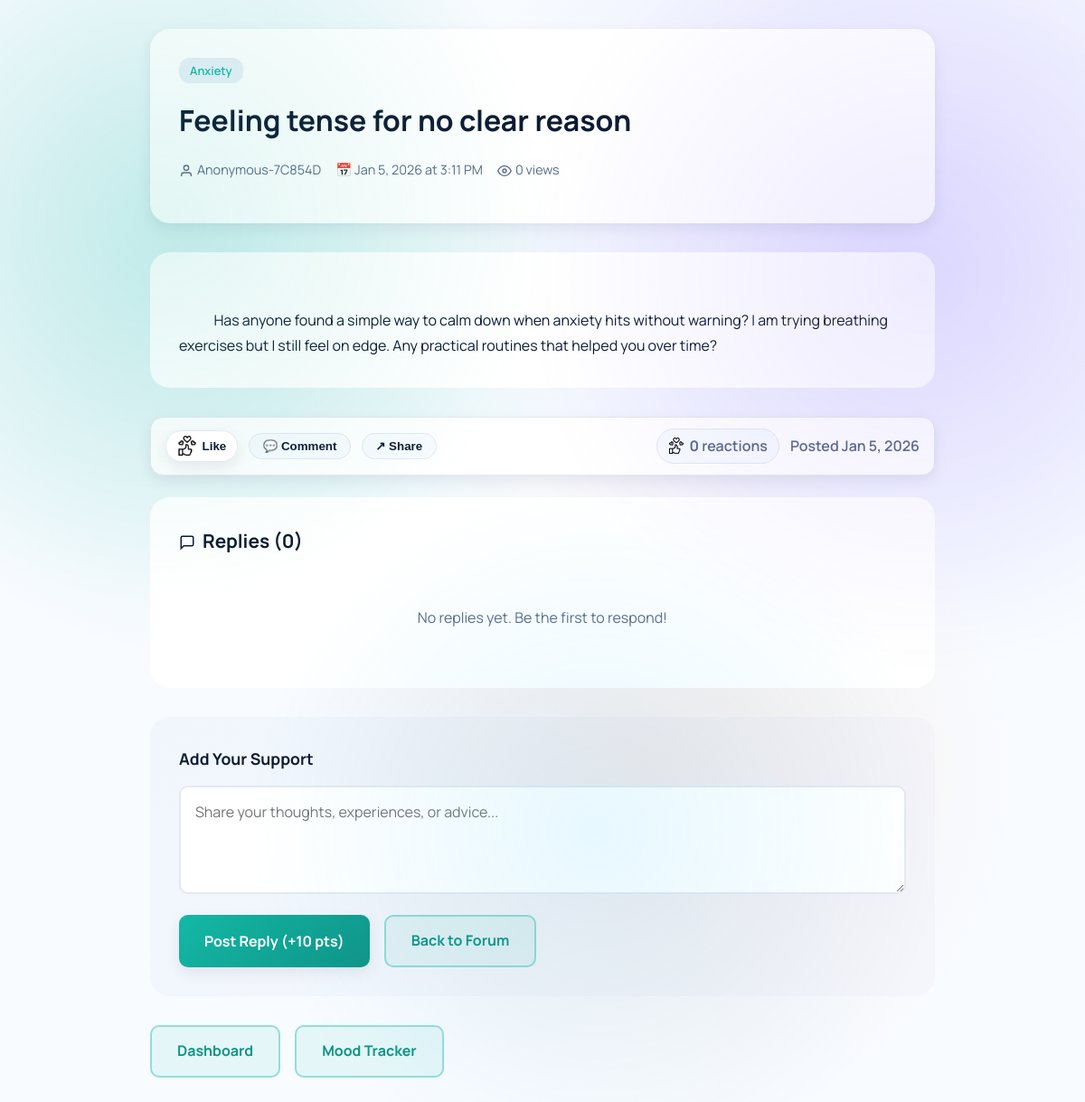
The app's page /dashboard/forum_view.php?post_id=1 (signed in) with its own data.
### tables this page shows
CREATE TABLE forum_posts (
    post_id INT AUTO_INCREMENT PRIMARY KEY,
    user_id INT NOT NULL,
    category VARCHAR(100) NOT NULL,
    title VARCHAR(255) NOT NULL,
    content LONGTEXT NOT NULL,
    is_encrypted BOOLEAN DEFAULT TRUE,
    view_count INT DEFAULT 0,
    reply_count INT DEFAULT 0,
    is_pinned BOOLEAN DEFAULT FALSE,
    is_locked BOOLEAN DEFAULT FALSE,
    status ENUM('published', 'draft', 'deleted', 'flagged') DEFAULT 'published',
    created_at TIMESTAMP DEFAULT CURRENT_TIMESTAMP,
    updated_at TIMESTAMP DEFAULT CURRENT_TIMESTAMP ON UPDATE CURRENT_TIMESTAMP,
    FOREIGN KEY (user_id) REFERENCES users(user_id) ON DELETE CASCADE,
    INDEX idx_category (category),
    INDEX idx_status (status),
    INDEX idx_created_at (created_at),
    INDEX idx_user_posts (user_id, created_at)
);

CREATE TABLE users (
    user_id INT AUTO_INCREMENT PRIMARY KEY,
    username VARCHAR(50) UNIQUE NOT NULL,
    email VARCHAR(100) UNIQUE NOT NULL,
    password_hash VARCHAR(255) NOT NULL,
    full_name VARCHAR(100) NULL,
    phone VARCHAR(30) NULL,
    user_type ENUM('patient', 'professional', 'volunteer', 'supporter', 'community_healer') NOT NULL,
    is_anonymous BOOLEAN DEFAULT TRUE,
    is_verified BOOLEAN DEFAULT FALSE,
    is_active BOOLEAN DEFAULT TRUE,
    profile_picture VARCHAR(255) NULL,
    bio TEXT NULL,
    date_of_birth DATE NULL,
    gender ENUM('male', 'female', 'non_binary', 'prefer_not_to_say', 'other') NULL,
    country VARCHAR(100) NULL,
    timezone VARCHAR(50) DEFAULT 'UTC',
    created_at TIMESTAMP DEFAULT CURRENT_TIMESTAMP,
    last_login TIMESTAMP NULL,
    email_verified_at TIMESTAMP NULL,
    verification_token VARCHAR(100) NULL,
    reset_token VARCHAR(100) NULL,
    reset_token_expiry TIMESTAMP NULL,
    INDEX idx_username (username),
    INDEX idx_email (email),
    INDEX idx_user_type (user_type),
    INDEX idx_is_active (is_active)
);

### config/config.php (called while the page is built, shortened)
<?php
function get_anonymous_display_name($user_id) {
    $user_id = (int)$user_id;
    $salt = defined('SITE_URL') ? SITE_URL : 'SafeSpace';
    $hash = hash('sha256', $salt . '|anon|' . $user_id);
    $tag = strtoupper(substr($hash, 0, 6));
    return 'Anonymous-' . $tag;
}
?>

### dashboard/forum_view.php (the view, shortened to what this page needs)
<?php
require_once '../config/config.php';
$db = Database::getInstance();
$conn = $db->getConnection();
$post_id = (int)($_GET['post_id'] ?? 0);
$post_stmt = $conn->prepare("
    SELECT fp.post_id, fp.title, fp.category, fp.content, fp.created_at,
           fp.view_count, fp.user_id, u.username, u.is_anonymous
    FROM forum_posts fp
    JOIN users u ON fp.user_id = u.user_id
    WHERE fp.post_id = ? AND fp.status = 'published'
");
$post_stmt->bind_param("i", $post_id);
$post_stmt->execute();
$post_result = $post_stmt->get_result();
$post = $post_result->fetch_assoc();
$replies = [];
$reaction_types = ['like', 'celebrate', 'support', 'love', 'insightful', 'curious'];
$reaction_assets = [
    'like' => '../images/reactions/like.png',
    'celebrate' => '../images/reactions/Linkedin-Celebrate-Icon-ClappingHands500.png',
    'support' => '../images/reactions/Linkedin-Support-Icon-HeartinHand500.png',
    'love' => '../images/reactions/Linkedin-Love-Icon-Heart500.png',
    'insightful' => '../images/reactions/Linkedin-Insightful-Icon-Lamp500.png',
    'curious' => '../images/reactions/Linkedin-Curious-Icon-PurpleSmiley500.png',
];
$reaction_counts = array_fill_keys($reaction_types, 0);
$user_reaction = null;
$total_reactions = array_sum($reaction_counts);
?>
<!DOCTYPE html>
<html lang="en">
<head>
    <link rel="stylesheet" href="../assets/css/styles.css">
</head>
<body>
    <div class="forum-view-container">
        <div class="post-header">
            <div style="display: inline-block; background: rgba(107, 155, 209, 0.15); color: var(--primary-color);
                        padding: 4px 12px; border-radius: 12px; font-size: 0.8rem; font-weight: 600; margin-bottom: 1rem;">
                <?php echo htmlspecialchars($post['category']); ?>
            </div>
            <h1 style="font-size: 2rem; color: var(--text-primary); margin-bottom: 1rem;">
                <?php echo htmlspecialchars($post['title']); ?>
            </h1>
            <?php
                $post_author = !empty($post['is_anonymous'])
                    ? get_anonymous_display_name($post['user_id'])
                    : $post['username'];
            ?>
            <div class="post-header-meta">
                <span><svg viewBox="0 0 24 24" width="16" height="16" fill="none" stroke="currentColor" stroke-width="2" style="display: inline-block; margin-right: 4px; vertical-align: middle;"><path d="M20 21v-2a4 4 0 00-4-4H8a4 4 0 00-4 4v2M12 3a4 4 0 100 8 4 4 0 000-8z"/></svg><?php echo htmlspecialchars($post_author); ?></span>
                <span>📅 <?php echo date('M j, Y \a\t g:i A', strtotime($post['created_at'])); ?></span>
                <span><svg viewBox="0 0 24 24" width="16" height="16" fill="none" stroke="currentColor" stroke-width="2" style="display: inline-block; margin-right: 4px; vertical-align: middle;"><path d="M1 12s4-8 11-8 11 8 11 8-4 8-11 8-11-8-11-8z"/><circle cx="12" cy="12" r="3"/></svg><?php echo $post['view_count']; ?> views</span>
            </div>
        </div>
        <div class="post-content">
            <?php echo htmlspecialchars($post['content']); ?>
        </div>
        <div class="post-actions" aria-label="Post actions">
            <div class="post-actions-left">
                <div class="reaction-wrapper" id="reactionWrapper" data-post-id="<?php echo $post_id; ?>">
                    <button type="button" class="reaction-trigger" id="reactionTrigger" aria-haspopup="true" aria-expanded="false">
                        <img id="activeReactionIcon" src="<?php echo htmlspecialchars($reaction_assets[$user_reaction ?? 'like']); ?>" alt="Current reaction">
                        <span id="activeReactionLabel" style="font-weight: 700; color: var(--text-primary);">
                        </span>
                    </button>
                </div>
                <button class="action-chip" type="button" data-scroll-target="#replyFormSection">💬 Comment</button>
                <button class="action-chip" type="button" id="sharePostButton">↗ Share</button>
            </div>
            <div class="post-actions-meta">
                <span class="reaction-count-chip" id="reactionCountChip">
                    <img src="<?php echo htmlspecialchars($reaction_assets['like']); ?>" alt="Reactions">
                    <span><strong id="reactionTotal"><?php echo $total_reactions; ?></strong> reactions</span>
                </span>
                <span class="post-date-chip">Posted <?php echo date('M j, Y', strtotime($post['created_at'])); ?></span>
            </div>
        </div>
        <div class="replies-section">
            <div class="replies-title"><svg viewBox="0 0 24 24" width="18" height="18" fill="none" stroke="currentColor" stroke-width="2" style="display: inline-block; margin-right: 8px; vertical-align: middle;"><path d="M21 15a2 2 0 01-2 2H7l-4 4V5a2 2 0 012-2h14a2 2 0 012 2z"/></svg>Replies (<?php echo count($replies); ?>)</div>
            <?php if (count($replies) > 0): ?>
                <?php foreach ($replies as $reply): ?>
                    <?php
                        $reply_author = !empty($reply['is_anonymous'])
                            ? get_anonymous_display_name($reply['user_id'])
                            : $reply['username'];
                    ?>
                    <div class="reply-item">
                        <div class="reply-meta">
                            <span class="reply-author"><svg viewBox="0 0 24 24" width="16" height="16" fill="none" stroke="currentColor" stroke-width="2" style="display: inline-block; margin-right: 4px; vertical-align: middle;"><path d="M20 21v-2a4 4 0 00-4-4H8a4 4 0 00-4 4v2M12 3a4 4 0 100 8 4 4 0 000-8z"/></svg><?php echo htmlspecialchars($reply_author); ?></span>
                            <span class="reply-date"><?php echo date('M j, Y \a\t g:i A', strtotime($reply['created_at'])); ?></span>
                        </div>
                        <div class="reply-content" style="margin-top: 0.5rem;">
                            <?php echo htmlspecialchars($reply['content']); ?>
                        </div>
                    </div>
                <?php endforeach; ?>
            <?php else: ?>
                <p style="color: var(--text-secondary); text-align: center; padding: 2rem;">
                    No replies yet. Be the first to respond!
                </p>
            <?php endif; ?>
        </div>
        <div class="new-reply-section" id="replyFormSection">
            <h3 style="font-size: 1.1rem; font-weight: 700; color: var(--text-primary); margin-bottom: 1rem;">
                Add Your Support
            </h3>
            <form method="POST" action="">
                <div class="reply-form-group">
                    <textarea id="replyForm" name="reply_content" placeholder="Share your thoughts, experiences, or advice..." required></textarea>
                </div>
                <div style="display: flex; gap: 1rem;">
                    <button type="submit" name="add_reply" class="btn btn-primary">Post Reply (+10 pts)</button>
                    <a href="forum.php" class="btn btn-secondary">Back to Forum</a>
                </div>
            </form>
        </div>
        <div style="display: flex; gap: 1rem; margin-top: 2rem; flex-wrap: wrap;">
            <a href="index.php" class="btn btn-secondary">Dashboard</a>
            <a href="mood_tracker.php" class="btn btn-secondary">Mood Tracker</a>
        </div>
    </div>
</body>
</html>

### assets/css/styles.css (style rules this page uses)
:root { --primary-color: #14b8a6; --primary-dark: #0e9486; --primary-light: #3ad0be; --secondary-color: #7b5dff; --accent-color: #3ac7ff; --accent-warm: #ff986f; --white: #ffffff; --light-bg: #f8fbff; --light-gray: #e5e9f2; --medium-gray: #97a4b8; --dark-gray: #0c1b33; --text-primary: #0c1b33; --text-secondary: #5a6b8a; --success: #22c55e; --warning: #f59e0b; --error: #ef4444; --info: #3b82f6; --shadow-sm: 0 6px 16px rgba(12, 27, 51, 0.08); --shadow-md: 0 12px 28px rgba(12, 27, 51, 0.12); --shadow-lg: 0 18px 48px rgba(12, 27, 51, 0.18); --shadow-glow: 0 0 24px rgba(20, 184, 166, 0.35); --radius-sm: 10px; --radius-md: 14px; --radius-lg: 22px; --radius-xl: 32px; --transition-fast: 0.18s ease; --transition-normal: 0.3s ease; --transition-slow: 0.5s ease; --spacing-xs: 0.5rem; --spacing-sm: 1rem; --spacing-md: 1.5rem; --spacing-lg: 2rem; --spacing-xl: 3rem; }
* { margin: 0; padding: 0; box-sizing: border-box; }
html { font-size: 16px; scroll-behavior: smooth; }
body { font-family: 'Manrope', 'Segoe UI', Tahoma, Geneva, Verdana, sans-serif; background: radial-gradient(circle at 20% 25%, rgba(20, 184, 166, 0.16), transparent 32%), radial-gradient(circle at 80% 20%, rgba(123, 93, 255, 0.14), transparent 34%), radial-gradient(circle at 60% 70%, rgba(255, 152, 111, 0.14), transparent 36%), var(--light-bg); color: var(--text-primary); line-height: 1.6; min-height: 100vh; overflow-x: hidden; position: relative; margin: 0; }
body::before { content: ''; position: fixed; top: 0; left: 0; width: 100%; height: 100%; background: radial-gradient(circle at 15% 20%, rgba(20, 184, 166, 0.12), transparent 30%), radial-gradient(circle at 85% 25%, rgba(123, 93, 255, 0.12), transparent 32%), radial-gradient(circle at 55% 75%, rgba(58, 199, 255, 0.12), transparent 34%); pointer-events: none; z-index: 0; }
.btn { display: inline-block; padding: 14px 28px; border: none; border-radius: var(--radius-sm); font-size: 1rem; font-weight: 700; cursor: pointer; transition: all var(--transition-normal); text-align: center; text-decoration: none; font-family: inherit; }
.btn-primary { background: linear-gradient(135deg, var(--primary-color), var(--primary-dark)); color: var(--white); box-shadow: var(--shadow-sm); }
.btn-secondary { background: rgba(20, 184, 166, 0.08); color: var(--primary-dark); border: 2px solid rgba(20, 184, 166, 0.4); }

### records on screen
forum_posts: category "Anxiety", title "Feeling tense for no clear reason", user.is_anonymous "Anonymous-7C854D", created_at "Jan 5, 2026 at 3:11 PM", view_count "0", content "Has anyone found a simple way to calm down when anxiety hits without warning? I am trying breathing exercises but I still feel on edge. Any practical routines that helped you over time?", created_at "Jan 5, 2026"

### other values on screen
$total_reactions "0"
count($replies) "0"
